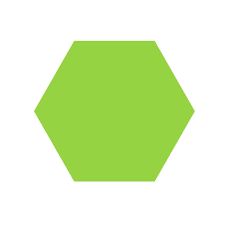
#> input picture hexagon.png, 225 x 225 px
$ jupyter execute image-detection-shape-detection.ipynb
#> lines starting #> are read from the running program, lines starting #| are printed output that depends on the picture; after the words box and inside, x2 and y2 are one past the last pixel; in counts of white or black regions, pixels touching at a corner belong together
[cell 1]
import cv2

[cell 2]
img = cv2.imread('hexagon.png')
#> img is the input picture: shape (225, 225, 3); mean B, G, R 191.6, 240.2, 219.4

[cell 3]
img = cv2.cvtColor(img, cv2.COLOR_BGR2GRAY)
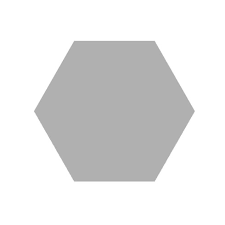
#> img: shape (225, 225); min 171, max 255, mean 228.5

[cell 4]
_, threshold = cv2.threshold(img, 200,255, cv2.THRESH_BINARY)
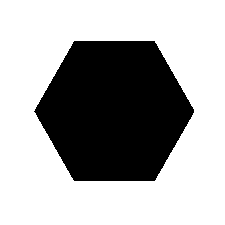
#> threshold: shape (225, 225); 66.7% white; 1 black region

[cell 5]
contours, heirarchy = cv2.findContours(threshold, cv2.RETR_TREE, cv2.CHAIN_APPROX_SIMPLE)
#> contours = 2 contours; box (x1, y1, x2, y2) and area: (0, 0, 225, 225) 50176, (33, 40, 195, 182) 17093

[cell 6]
for contour in contours:
    approx = cv2.approxPolyDP(contour, 0.01*cv2.arcLength(contour, True), True)

    corner = len(approx)

    if corner == 3:
        shape_name = "Triangle"
    elif corner == 4:
        shape_name = "Quadrilateral"
    elif corner == 5:
        shape_name = "Pentagon"
    elif corner == 6:
        shape_name = "Hexagon"
    elif corner == 10:
        shape_name = "Star"
    else:
        shape_name = "Circle"
    cv2.drawContours(img, [approx], 0, (0,0,0), 5)
    cv2.putText(img, shape_name, (approx.ravel()[0], approx.ravel()[1]-10), cv2.FONT_HERSHEY_SIMPLEX, 0.5, (0,0,0), 2)
#> this loop made 2 passes
#> (approx, corner, shape_name) on pass 1: ([[0, 0], [0, 224], [224, 224], [224, 0]], 4, 'Quadrilateral')
#> (corner, shape_name) on pass 2: (6, 'Hexagon')
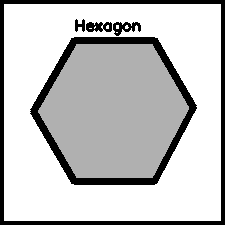
#> img: shape (225, 225); 14.71% of pixels changed, all inside (x1, y1, x2, y2) = (0, 0, 225, 225)
